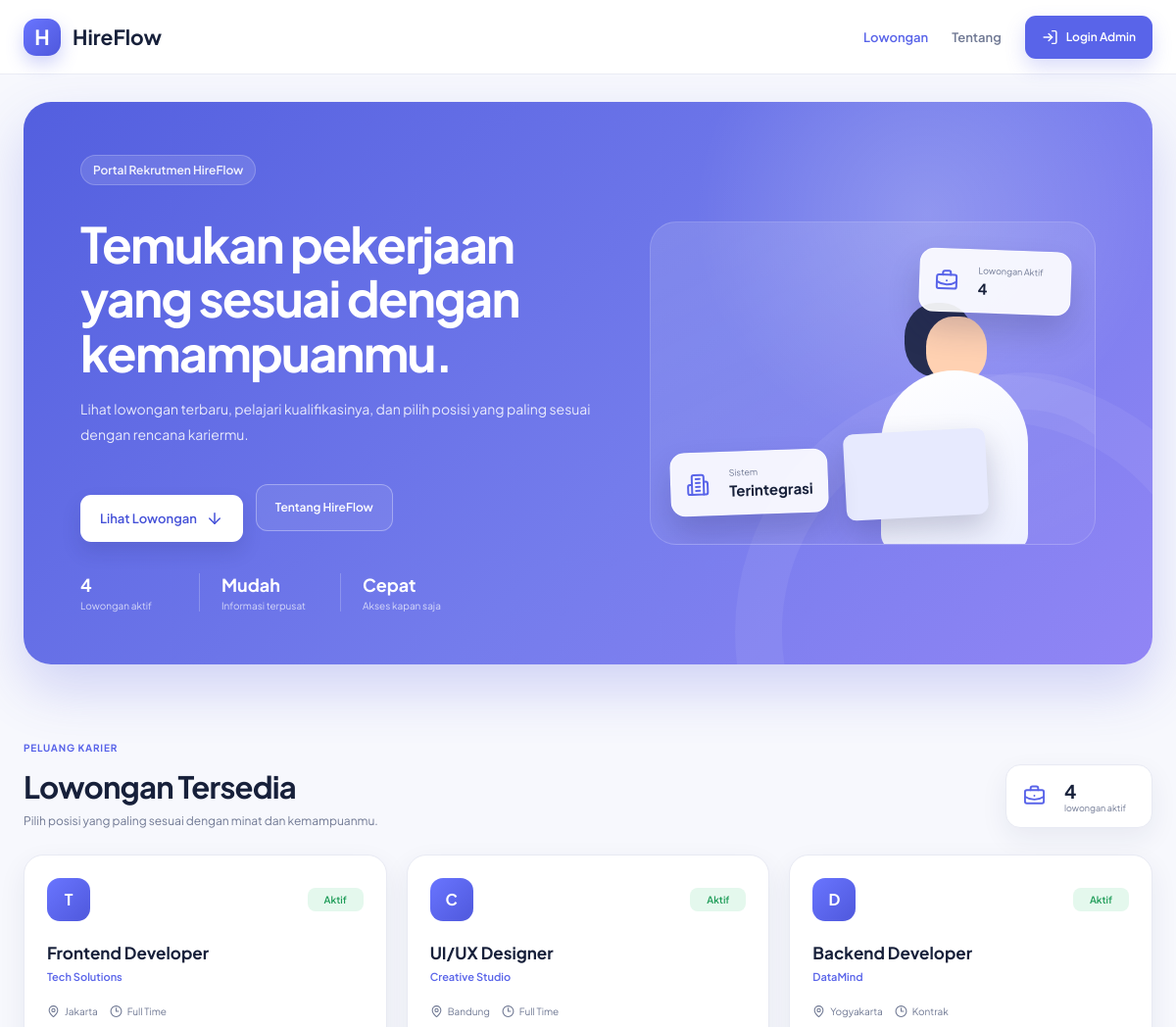
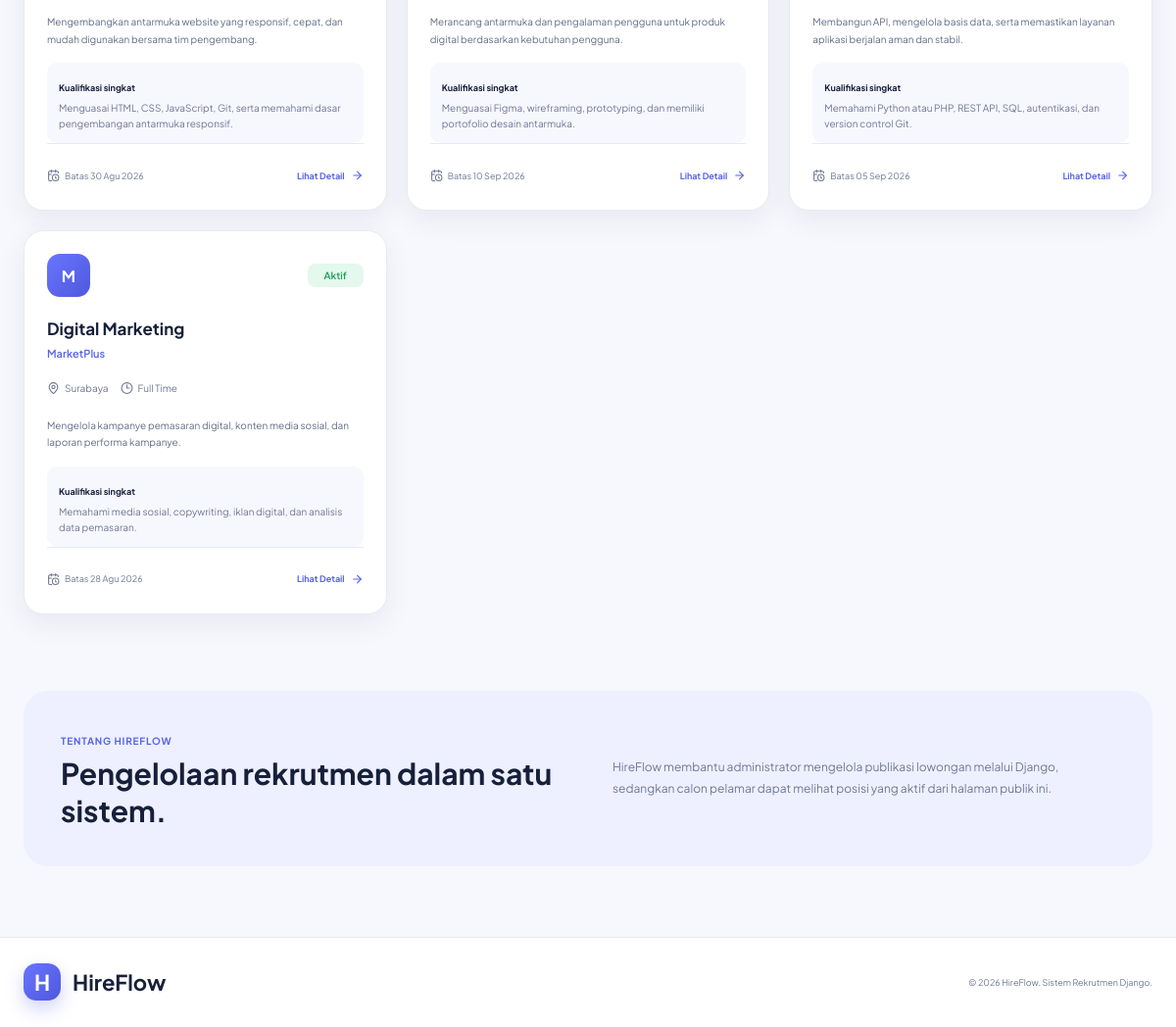
The page / on the database its author committed (2 pictures, top to bottom).
### lowongan/models.py (models this page shows, shortened)
class Lowongan(models.Model):
    TIPE_PEKERJAAN = [
        ('full_time', 'Full Time'),
        ('part_time', 'Part Time'),
        ('magang', 'Magang'),
        ('freelance', 'Freelance'),
        ('kontrak', 'Kontrak'),
    ]
    judul = models.CharField(
        max_length=150,
        verbose_name='Posisi Pekerjaan'
    )
    perusahaan = models.CharField(
        max_length=150
    )
    lokasi = models.CharField(
        max_length=150
    )
    tipe_pekerjaan = models.CharField(
        max_length=20,
        choices=TIPE_PEKERJAAN
    )
    deskripsi = models.TextField()
    kualifikasi = models.TextField(
        blank=True
    )
    batas_lamaran = models.DateField(
        blank=True,
        null=True
    )
    status_aktif = models.BooleanField(
        default=True
    )
    dibuat_pada = models.DateTimeField(
        auto_now_add=True
    )
    diperbarui_pada = models.DateTimeField(
        auto_now=True
    )
    class Meta:
        ordering = ['-dibuat_pada']
        verbose_name = 'Lowongan'
        verbose_name_plural = 'Lowongan'

### lowongan/views.py (the view)
def daftar_lowongan(request):
    lowongan_aktif = Lowongan.objects.filter(
        status_aktif=True
    )
    return render(
        request,
        'lowongan/daftar_lowongan.html',
        {
            'daftar_lowongan': lowongan_aktif,
        }
    )

### lowongan/templates/lowongan/daftar_lowongan.html (shortened to what this page needs)
{% load static %}
<!DOCTYPE html>
<html lang="id">
<head>
  <link rel="stylesheet" href="{% static 'hireflow/css/style.css' %}">
</head>
<body class="public-body">
  <div class="public-page">
    <header class="public-navbar">
      <div class="public-navbar-inner">
        <a class="brand" href="{% url 'lowongan:daftar_lowongan' %}">
          <div class="brand-logo">H</div>
          <span>HireFlow</span>
        </a>
        <nav aria-label="Navigasi utama">
          <a class="active" href="#lowongan">Lowongan</a>
          <a href="#tentang">Tentang</a>
          <a class="public-login-button" href="{% url 'login' %}">
            <i data-lucide="log-in"></i>
            <span>Login Admin</span>
          </a>
        </nav>
      </div>
    </header>
    <main>
      <section class="public-hero">
        <div class="public-hero-copy">
          <span class="hero-badge">Portal Rekrutmen HireFlow</span>
          <h1>Temukan pekerjaan yang sesuai dengan kemampuanmu.</h1>
          <p>
            Lihat lowongan terbaru, pelajari kualifikasinya, dan pilih posisi
            yang paling sesuai dengan rencana kariermu.
          </p>
          <div class="public-hero-actions">
            <a class="hero-button" href="#lowongan">
              Lihat Lowongan
              <i data-lucide="arrow-down"></i>
            </a>
            <a class="public-outline-button" href="#tentang">Tentang HireFlow</a>
          </div>
          <div class="public-hero-summary">
            <div>
              <strong>{{ daftar_lowongan|length }}</strong>
              <span>Lowongan aktif</span>
            </div>
            <div>
              <strong>Mudah</strong>
              <span>Informasi terpusat</span>
            </div>
            <div>
              <strong>Cepat</strong>
              <span>Akses kapan saja</span>
            </div>
          </div>
        </div>
        <div class="public-hero-art" aria-hidden="true">
          <div class="public-art-glow"></div>
          <div class="public-art-card card-a">
            <i data-lucide="briefcase-business"></i>
            <span>Lowongan Aktif</span>
            <strong>{{ daftar_lowongan|length }}</strong>
          </div>
          <div class="public-art-card card-b">
            <i data-lucide="building-2"></i>
            <span>Sistem</span>
            <strong>Terintegrasi</strong>
          </div>
          <div class="public-person">
            <div class="public-head"></div>
            <div class="public-laptop"></div>
          </div>
        </div>
      </section>
      <section class="public-jobs-section" id="lowongan">
        <div class="public-section-heading">
          <div>
            <span class="page-kicker">Peluang Karier</span>
            <h2>Lowongan Tersedia</h2>
            <p>Pilih posisi yang paling sesuai dengan minat dan kemampuanmu.</p>
          </div>
          <div class="public-job-count">
            <i data-lucide="briefcase-business"></i>
            <strong>{{ daftar_lowongan|length }}</strong>
            <span>lowongan aktif</span>
          </div>
        </div>
        <div class="public-job-grid">
          {% for lowongan in daftar_lowongan %}
            <article class="public-job-card">
              <div class="public-job-card-top">
                <div class="company-mark">{{ lowongan.perusahaan|slice:":1"|upper }}</div>
                <span class="status-pill aktif">Aktif</span>
              </div>
              <h3>{{ lowongan.judul }}</h3>
              <p class="public-company">{{ lowongan.perusahaan }}</p>
              <div class="public-job-meta">
                <span><i data-lucide="map-pin"></i>{{ lowongan.lokasi }}</span>
                <span><i data-lucide="clock-3"></i>{{ lowongan.get_tipe_pekerjaan_display }}</span>
              </div>
              <p class="public-description">{{ lowongan.deskripsi|truncatewords:26 }}</p>
              {% if lowongan.kualifikasi %}
                <div class="qualification-preview">
                  <strong>Kualifikasi singkat</strong>
                  <p>{{ lowongan.kualifikasi|truncatewords:18 }}</p>
                </div>
              {% endif %}
              <div class="public-job-footer">
                <span>
                  <i data-lucide="calendar-clock"></i>
                  {% if lowongan.batas_lamaran %}
                    Batas {{ lowongan.batas_lamaran|date:"d M Y" }}
                  {% else %}
                    Tanpa batas waktu
                  {% endif %}
                </span>
                <button type="button" class="public-detail-button" data-job-title="{{ lowongan.judul|escapejs }}">
                  Lihat Detail
                  <i data-lucide="arrow-right"></i>
                </button>
              </div>
            </article>
          {% endfor %}
        </div>
      </section>
      <section class="public-about" id="tentang">
        <div>
          <span class="page-kicker">Tentang HireFlow</span>
          <h2>Pengelolaan rekrutmen dalam satu sistem.</h2>
        </div>
        <p>
          HireFlow membantu administrator mengelola publikasi lowongan melalui
          Django, sedangkan calon pelamar dapat melihat posisi yang aktif dari
          halaman publik ini.
        </p>
      </section>
    </main>
    <footer class="public-footer">
      <a class="brand" href="{% url 'lowongan:daftar_lowongan' %}">
        <div class="brand-logo">H</div>
        <span>HireFlow</span>
      </a>
      <p>© {% now "Y" %} HireFlow. Sistem Rekrutmen Django.</p>
    </footer>
  </div>
</body>
</html>

### rows shown on the page
Lowongan: perusahaan "T", judul "Frontend Developer", perusahaan "Tech Solutions", lokasi "Jakarta", tipe_pekerjaan "Full Time", deskripsi "Mengembangkan antarmuka website yang responsif, cepat, dan mudah digunakan bersama tim pengembang.", kualifikasi "Menguasai HTML, CSS, JavaScript, Git, serta memahami dasar pengembangan antarmuka responsif.", batas_lamaran "30 Agu 2026"
Lowongan: perusahaan "C", judul "UI/UX Designer", perusahaan "Creative Studio", lokasi "Bandung", tipe_pekerjaan "Full Time", deskripsi "Merancang antarmuka dan pengalaman pengguna untuk produk digital berdasarkan kebutuhan pengguna.", kualifikasi "Menguasai Figma, wireframing, prototyping, dan memiliki portofolio desain antarmuka.", batas_lamaran "10 Sep 2026"
Lowongan: perusahaan "D", judul "Backend Developer", perusahaan "DataMind", lokasi "Yogyakarta", tipe_pekerjaan "Kontrak", deskripsi "Membangun API, mengelola basis data, serta memastikan layanan aplikasi berjalan aman dan stabil.", kualifikasi "Memahami Python atau PHP, REST API, SQL, autentikasi, dan version control Git.", batas_lamaran "05 Sep 2026"
Lowongan: perusahaan "M", judul "Digital Marketing", perusahaan "MarketPlus", lokasi "Surabaya", tipe_pekerjaan "Full Time", deskripsi "Mengelola kampanye pemasaran digital, konten media sosial, dan laporan performa kampanye.", kualifikasi "Memahami media sosial, copywriting, iklan digital, dan analisis data pemasaran.", batas_lamaran "28 Agu 2026"

### other values the page prints
{{ daftar_lowongan|length }} "4"
